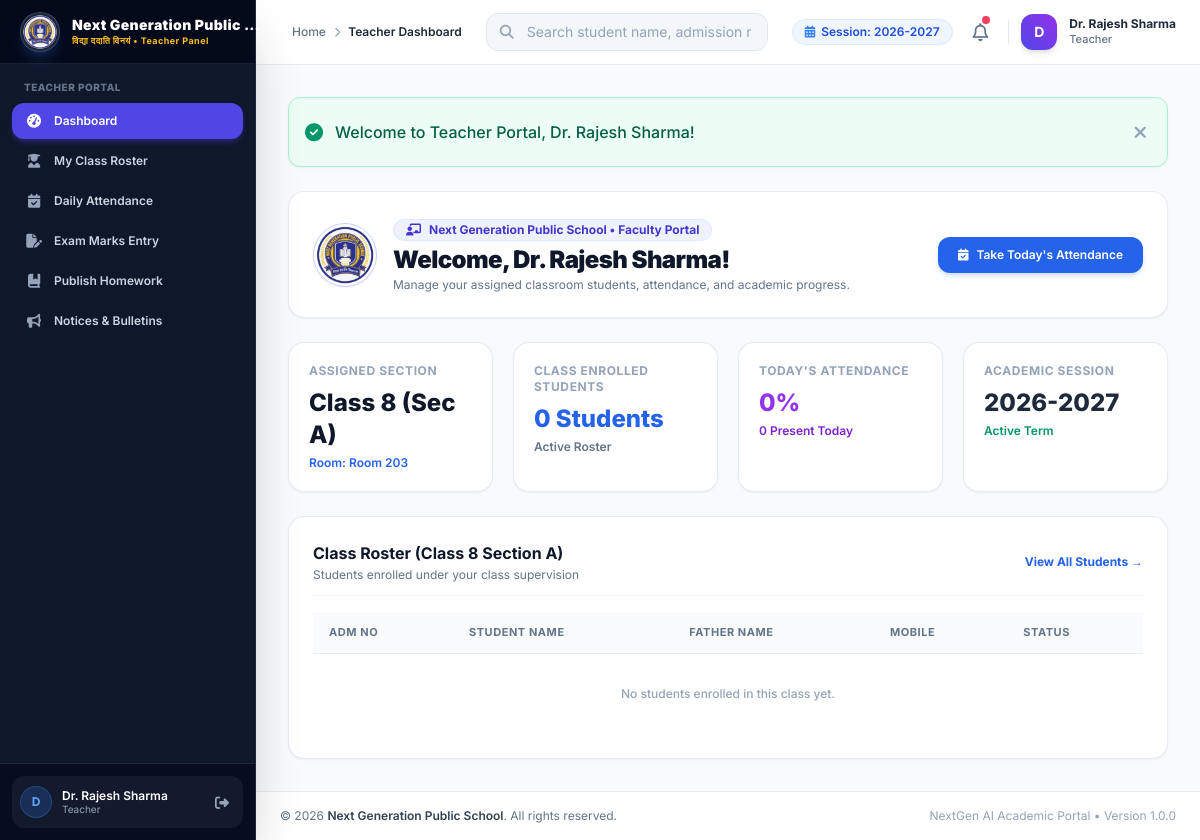
Screenshot of /teacher/dashboard.php (signed in) with the database file from the repository.
### tables this page shows
CREATE TABLE `school_settings` (
  `id` INT AUTO_INCREMENT PRIMARY KEY,
  `setting_key` VARCHAR(100) NOT NULL UNIQUE,
  `setting_value` TEXT DEFAULT NULL,
  `updated_at` DATETIME DEFAULT CURRENT_TIMESTAMP ON UPDATE CURRENT_TIMESTAMP
);

CREATE TABLE `classes` (
  `id` INT AUTO_INCREMENT PRIMARY KEY,
  `class_name` VARCHAR(50) NOT NULL,
  `section` VARCHAR(20) NOT NULL,
  `teacher_id` INT DEFAULT NULL,
  `room_number` VARCHAR(30) NOT NULL,
  `academic_session` VARCHAR(30) NOT NULL DEFAULT '2026-2027',
  `created_at` DATETIME DEFAULT CURRENT_TIMESTAMP,
  `updated_at` DATETIME DEFAULT CURRENT_TIMESTAMP ON UPDATE CURRENT_TIMESTAMP,
  FOREIGN KEY (`teacher_id`) REFERENCES `teachers`(`id`) ON DELETE SET NULL
);

### includes/auth.php (called while the page is built, shortened)
<?php
require_once __DIR__ . '/../config/database.php';
function base_url($path = '') {
    $script_name = $_SERVER['SCRIPT_NAME'] ?? '';
    if (strpos($script_name, '/admin/') !== false) {
        $root = substr($script_name, 0, strpos($script_name, '/admin/'));
    } elseif (strpos($script_name, '/teacher/') !== false) {
        $root = substr($script_name, 0, strpos($script_name, '/teacher/'));
    } elseif (strpos($script_name, '/student/') !== false) {
        $root = substr($script_name, 0, strpos($script_name, '/student/'));
    } else {
        $dir = dirname($script_name);
        $root = ($dir === '/' || $dir === '\\') ? '' : $dir;
    }
    $clean_path = ltrim($path, '/');
    return rtrim($root, '/') . ($clean_path ? '/' . $clean_path : '');
}
function is_logged_in() {
    return isset($_SESSION['user_id']) && !empty($_SESSION['user_id']);
}
function is_admin() {
    return is_logged_in() && ($_SESSION['role'] ?? '') === 'admin';
}
function is_teacher() {
    return is_logged_in() && ($_SESSION['role'] ?? '') === 'teacher';
}
function is_student() {
    return is_logged_in() && ($_SESSION['role'] ?? '') === 'student';
}
function is_accountant() {
    return is_logged_in() && ($_SESSION['role'] ?? '') === 'accountant';
}
function get_school_setting($key, $default = '') {
    global $pdo;
    try {
        $stmt = $pdo->prepare("SELECT setting_value FROM school_settings WHERE setting_key = :k LIMIT 1");
        $stmt->execute(['k' => $key]);
        $val = $stmt->fetchColumn();
        return $val !== false ? $val : $default;
    } catch (Exception $e) {
        return $default;
    }
}
function get_school_logo() {
    $logo = get_school_setting('school_logo', 'assets/images/logo_circle.png');
    return base_url($logo);
}
function e($string) {
    return htmlspecialchars($string ?? '', ENT_QUOTES, 'UTF-8');
}

### teacher/dashboard.php (the view, shortened to what this page needs)
<?php
$page_title = 'Teacher Dashboard';
require_once __DIR__ . '/../includes/auth.php';
$teacher_id_pk = $_SESSION['teacher_id_pk'] ?? 0;
try {
    $class_stmt = $pdo->prepare("SELECT * FROM classes WHERE teacher_id = :teacher_id LIMIT 1");
    $class_stmt->execute(['teacher_id' => $teacher_id_pk]);
    $assigned_class = $class_stmt->fetch();
    $student_count = 0;
    $today_present = 0;
    $attendance_pct = 0;
    $class_students = [];
    if ($assigned_class) {
        $cnt_stmt = $pdo->prepare("SELECT COUNT(*) FROM students WHERE class_id = :class_id AND status = 'Active'");
        $cnt_stmt->execute(['class_id' => $assigned_class['id']]);
        $student_count = $cnt_stmt->fetchColumn() ?: 0;
        $att_stmt = $pdo->prepare("SELECT
            COUNT(CASE WHEN status = 'Present' THEN 1 END) as present_cnt,
            COUNT(*) as total_cnt
            FROM attendance
            WHERE class_id = :class_id AND attendance_date = CURDATE()");
        $att_stmt->execute(['class_id' => $assigned_class['id']]);
        $att_row = $att_stmt->fetch();
        $today_present = $att_row['present_cnt'] ?: 0;
        $today_marked = $att_row['total_cnt'] ?: 0;
        $attendance_pct = ($today_marked > 0) ? round(($today_present / $today_marked) * 100) : 0;
        $stu_stmt = $pdo->prepare("SELECT * FROM students WHERE class_id = :class_id AND status = 'Active' ORDER BY first_name ASC LIMIT 5");
        $stu_stmt->execute(['class_id' => $assigned_class['id']]);
        $class_students = $stu_stmt->fetchAll();
    }
} catch (PDOException $e) {
    set_flash('error', 'Dashboard query error: ' . $e->getMessage());
    $assigned_class = false;
}
require_once __DIR__ . '/../includes/header.php';
?>
<div class="space-y-6">
    <div class="flex flex-col md:flex-row md:items-center justify-between gap-4 bg-white p-6 rounded-2xl border border-slate-200/80 shadow-sm">
        <div class="flex items-center space-x-4">
            <img src="<?= get_school_logo() ?>" alt="Next Generation Public School" class="w-16 h-16 object-contain rounded-full border border-indigo-200 p-0.5 shadow-sm bg-white shrink-0">
            <div>
                <div class="inline-flex items-center space-x-2 px-3 py-0.5 bg-indigo-50 text-indigo-700 rounded-full text-xs font-bold border border-indigo-100 mb-1">
                    <i class="fa-solid fa-chalkboard-user"></i>
                    <span>Next Generation Public School &bull; Faculty Portal</span>
                </div>
                <h1 class="text-2xl font-black text-slate-900 tracking-tight leading-tight">Welcome, <?= e($_SESSION['full_name']) ?>!</h1>
                <p class="text-xs text-slate-500 mt-0.5">Manage your assigned classroom students, attendance, and academic progress.</p>
            </div>
        </div>
        <?php if ($assigned_class): ?>
            <div class="flex items-center space-x-3">
                <a href="<?= base_url("teacher/attendance/mark.php?class_id={$assigned_class['id']}&date=" . date('Y-m-d')) ?>" class="inline-flex items-center space-x-2 px-5 py-2.5 bg-blue-600 hover:bg-blue-700 text-white font-semibold text-xs rounded-xl shadow-md shadow-blue-500/20 transition-all">
                    <i class="fa-solid fa-calendar-check text-xs"></i>
                    <span>Take Today's Attendance</span>
                </a>
            </div>
        <?php endif; ?>
    </div>
    <?php if (!$assigned_class): ?>
        <div class="p-8 bg-amber-50 border border-amber-200 rounded-2xl text-center space-y-3">
            <i class="fa-solid fa-triangle-exclamation text-4xl text-amber-500"></i>
            <h3 class="text-lg font-bold text-amber-900">No Assigned Class Found</h3>
            <p class="text-xs text-amber-800 max-w-md mx-auto">You have not been assigned as a Class Teacher to any section yet. Please contact the administrator to assign your class.</p>
        </div>
    <?php else: ?>
        <div class="grid grid-cols-1 sm:grid-cols-2 lg:grid-cols-4 gap-5">
            <div class="bg-white p-5 rounded-2xl border border-slate-200/80 shadow-sm">
                <span class="text-xs font-bold text-slate-400 uppercase tracking-wider block">Assigned Section</span>
                <span class="text-2xl font-extrabold text-slate-900 block mt-2"><?= e($assigned_class['class_name']) ?> (Sec <?= e($assigned_class['section']) ?>)</span>
                <span class="text-xs font-semibold text-blue-600 mt-1 block">Room: <?= e($assigned_class['room_number']) ?></span>
            </div>
            <div class="bg-white p-5 rounded-2xl border border-slate-200/80 shadow-sm">
                <span class="text-xs font-bold text-slate-400 uppercase tracking-wider block">Class Enrolled Students</span>
                <span class="text-2xl font-extrabold text-blue-600 block mt-2"><?= $student_count ?> Students</span>
                <span class="text-xs font-semibold text-slate-500 mt-1 block">Active Roster</span>
            </div>
            <div class="bg-white p-5 rounded-2xl border border-slate-200/80 shadow-sm">
                <span class="text-xs font-bold text-slate-400 uppercase tracking-wider block">Today's Attendance</span>
                <span class="text-2xl font-extrabold text-purple-600 block mt-2"><?= $attendance_pct ?>%</span>
                <span class="text-xs font-semibold text-purple-700 mt-1 block"><?= $today_present ?> Present Today</span>
            </div>
            <div class="bg-white p-5 rounded-2xl border border-slate-200/80 shadow-sm">
                <span class="text-xs font-bold text-slate-400 uppercase tracking-wider block">Academic Session</span>
                <span class="text-2xl font-extrabold text-slate-800 block mt-2"><?= e($assigned_class['academic_session']) ?></span>
                <span class="text-xs font-semibold text-emerald-600 mt-1 block">Active Term</span>
            </div>
        </div>
        <div class="bg-white rounded-2xl border border-slate-200/80 shadow-sm overflow-hidden p-6">
            <div class="flex items-center justify-between mb-4 pb-3 border-b border-slate-100">
                <div>
                    <h3 class="font-bold text-slate-900 text-base">Class Roster (<?= e($assigned_class['class_name']) ?> Section <?= e($assigned_class['section']) ?>)</h3>
                    <p class="text-xs text-slate-500 mt-0.5">Students enrolled under your class supervision</p>
                </div>
                <a href="<?= base_url('teacher/students/index.php') ?>" class="text-xs font-bold text-blue-600 hover:underline">View All Students &rarr;</a>
            </div>
            <div class="overflow-x-auto">
                <table class="w-full text-left border-collapse">
                    <thead>
                        <tr class="bg-slate-50/80 border-b border-slate-200/80 text-[11px] font-bold text-slate-500 uppercase tracking-wider">
                            <th class="py-3 px-4">Adm No</th>
                            <th class="py-3 px-4">Student Name</th>
                            <th class="py-3 px-4">Father Name</th>
                            <th class="py-3 px-4">Mobile</th>
                            <th class="py-3 px-4">Status</th>
                        </tr>
                    </thead>
                    <tbody class="divide-y divide-slate-100 text-xs font-medium text-slate-700">
                        <?php if (empty($class_students)): ?>
                            <tr>
                                <td colspan="5" class="py-8 text-center text-slate-400">No students enrolled in this class yet.</td>
                            </tr>
                        <?php endif; ?>
                    </tbody>
                </table>
            </div>
        </div>
    <?php endif; ?>
</div>
<?php require_once __DIR__ . '/../includes/footer.php'; ?>

### includes/navbar.php (shortened to what this page needs)
<?php
if (is_admin()) {
    $nav_dash_link = base_url('admin/dashboard.php');
    $nav_role_title = 'Administrator';
    $nav_bg_gradient = 'from-blue-600 to-indigo-600';
} elseif (is_accountant()) {
    $nav_dash_link = base_url('admin/accounts/index.php');
    $nav_role_title = 'Accountant';
    $nav_bg_gradient = 'from-amber-600 to-yellow-600';
} elseif (is_teacher()) {
    $nav_dash_link = base_url('teacher/dashboard.php');
    $nav_role_title = 'Teacher';
    $nav_bg_gradient = 'from-indigo-600 to-purple-600';
} else {
    $nav_dash_link = base_url('student/dashboard.php');
    $nav_role_title = 'Student / Parent';
    $nav_bg_gradient = 'from-emerald-600 to-teal-600';
}
$current_academic_session = get_school_setting('academic_session', '2026-2027');
?>
<header class="sticky top-0 z-30 bg-white/90 backdrop-blur-md border-b border-slate-200/80 no-print">
    <div class="flex items-center justify-between h-16 px-4 md:px-6">
        <div class="flex items-center space-x-3">
            <div class="hidden sm:flex items-center space-x-2 text-xs text-slate-500 font-medium">
                <a href="<?= $nav_dash_link ?>" class="hover:text-blue-600">Home</a>
                <i class="fa-solid fa-chevron-right text-[10px] text-slate-400"></i>
                <span class="text-slate-800 font-semibold"><?= e($page_title ?? 'Dashboard') ?></span>
            </div>
        </div>
        <div class="hidden md:flex items-center flex-1 max-w-md mx-6">
            <?php if (!is_student()): ?>
            <form action="<?= base_url(is_teacher() ? 'teacher/students/index.php' : 'admin/students/index.php') ?>" method="GET" class="w-full relative">
                <div class="absolute inset-y-0 left-0 pl-3.5 flex items-center pointer-events-none text-slate-400">
                    <i class="fa-solid fa-magnifying-glass text-sm"></i>
                </div>
                <input type="text" name="search" placeholder="Search student name, admission no..."
                    class="w-full pl-10 pr-4 py-2 text-sm bg-slate-100/80 border border-slate-200 rounded-xl focus:bg-white focus:outline-none focus:ring-2 focus:ring-blue-500/20 focus:border-blue-500 transition-all placeholder-slate-400">
            </form>
            <?php endif; ?>
        </div>
        <div class="flex items-center space-x-3">
            <div class="hidden lg:flex items-center space-x-1.5 px-3 py-1 bg-blue-50 text-blue-700 rounded-full text-xs font-semibold border border-blue-100">
                <i class="fa-solid fa-calendar-days text-blue-500"></i>
                <span>Session: <?= e($current_academic_session) ?></span>
            </div>
            <div class="relative">
                <a href="<?= base_url(is_admin() || is_accountant() ? 'admin/notices/index.php' : (is_teacher() ? 'teacher/notices/index.php' : 'student/notices.php')) ?>" class="relative p-2 rounded-xl text-slate-500 hover:text-slate-700 hover:bg-slate-100 transition-colors inline-block" title="Notices">
                    <i class="fa-regular fa-bell text-lg"></i>
                    <span class="absolute top-1.5 right-1.5 w-2 h-2 rounded-full bg-rose-500 ring-2 ring-white"></span>
                </a>
            </div>
            <div class="flex items-center space-x-3">
                <div class="w-9 h-9 rounded-xl bg-gradient-to-tr <?= $nav_bg_gradient ?> text-white flex items-center justify-center font-bold text-sm shadow-md">
                    <?= strtoupper(substr($_SESSION['full_name'] ?? 'U', 0, 1)) ?>
                </div>
                <div class="hidden md:block text-left">
                    <span class="block text-xs font-bold text-slate-800 leading-tight"><?= e($_SESSION['full_name'] ?? 'User') ?></span>
                    <span class="block text-[11px] text-slate-500 font-medium"><?= $nav_role_title ?></span>
                </div>
            </div>
        </div>
    </div>
</header>

### rows the page displays
school_settings: setting_value "2026-2027"
classes: class_name "Class 8", section "A", room_number "Room 203", academic_session "2026-2027"

### other values shown
$role_badge "Teacher Panel"
substr($_SESSION['full_name'] ?? 'U', 0, 1) "D"
$_SESSION['full_name'] "Dr. Rajesh Sharma"
$role_label "Teacher"
$page_title "Teacher Dashboard"
$nav_role_title "Teacher"
$flash['text'] "Welcome to Teacher Portal, Dr. Rajesh Sharma!"
$student_count "0"
$attendance_pct "0"
$today_present "0"
